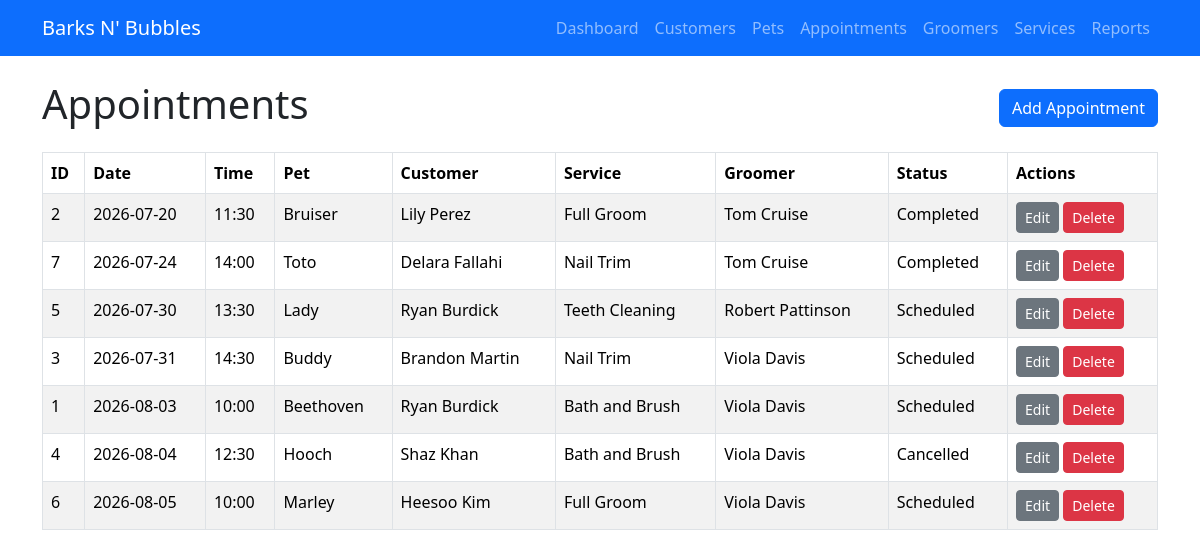
The app's page /appointments with its own data.
### tables this page shows
CREATE TABLE appointment (
            apptID INTEGER PRIMARY KEY AUTOINCREMENT,
            apptDate TEXT NOT NULL,
            apptTime TEXT NOT NULL,
            serviceID INTEGER NOT NULL,
            status TEXT NOT NULL,
            petID INTEGER NOT NULL,
            groomerID INTEGER NOT NULL,
            adminID INTEGER NOT NULL,
            FOREIGN KEY (serviceID) REFERENCES service(serviceID),
            FOREIGN KEY (petID) REFERENCES pet(petID),
            FOREIGN KEY (groomerID) REFERENCES groomer(groomerID),
            FOREIGN KEY (adminID) REFERENCES administrator(adminID)
        );

CREATE TABLE pet (
            petID INTEGER PRIMARY KEY AUTOINCREMENT,
            petName TEXT NOT NULL,
            breed TEXT,
            size TEXT,
            customerID INTEGER NOT NULL,
            FOREIGN KEY (customerID) REFERENCES customer(customerID)
        );

CREATE TABLE customer (
            customerID INTEGER PRIMARY KEY AUTOINCREMENT,
            customerFName TEXT NOT NULL,
            customerLName TEXT NOT NULL,
            customerEmail TEXT,
            customerPhone TEXT,
            customerAddress TEXT,
            customerAlt TEXT
        );

CREATE TABLE service (
            serviceID INTEGER PRIMARY KEY AUTOINCREMENT,
            serviceName TEXT NOT NULL,
            description TEXT,
            price REAL NOT NULL,
            duration INTEGER
        );

CREATE TABLE groomer (
            groomerID INTEGER PRIMARY KEY AUTOINCREMENT,
            groomerFName TEXT NOT NULL,
            groomerLName TEXT NOT NULL,
            groomerCell TEXT,
            groomerSpecialty TEXT
        );

### app.py (the view)
@app.route("/appointments")
def appointments():
    connection = get_db_connection()
    appointments = connection.execute(
        """
        SELECT
            appointment.apptID,
            appointment.apptDate,
            appointment.apptTime,
            appointment.status,
            pet.petName,
            customer.customerFName,
            customer.customerLName,
            groomer.groomerFName,
            groomer.groomerLName,
            service.serviceName
        FROM appointment
        JOIN pet
            ON appointment.petID = pet.petID
        JOIN customer
            ON pet.customerID = customer.customerID
        JOIN groomer
            ON appointment.groomerID = groomer.groomerID
        JOIN service
            ON appointment.serviceID = service.serviceID
        ORDER BY appointment.apptDate, appointment.apptTime
        """
    ).fetchall()
    connection.close()
    return render_template(
        "appointments.html",
        appointments=appointments
    )

### app.py (called while the page is built)
def get_db_connection():
    connection = sqlite3.connect("barksnbubbles.db")
    connection.row_factory = sqlite3.Row
    return connection

### templates/appointments.html (shortened to what this page needs)
{% extends "base.html" %}
{% block content %}
<div class="d-flex justify-content-between align-items-center mb-3">
    <h1>Appointments</h1>
    <a href="/appointments/add" class="btn btn-primary">
        Add Appointment
    </a>
</div>
<table class="table table-bordered table-striped">
    <thead>
        <tr>
            <th>ID</th>
            <th>Date</th>
            <th>Time</th>
            <th>Pet</th>
            <th>Customer</th>
            <th>Service</th>
            <th>Groomer</th>
            <th>Status</th>
            <th>Actions</th>
        </tr>
    </thead>
    <tbody>
        {% for appointment in appointments %}
        <tr>
            <td>{{ appointment["apptID"] }}</td>
            <td>{{ appointment["apptDate"] }}</td>
            <td>{{ appointment["apptTime"] }}</td>
            <td>{{ appointment["petName"] }}</td>
            <td>
                {{ appointment["customerFName"] }}
                {{ appointment["customerLName"] }}
            </td>
            <td>{{ appointment["serviceName"] }}</td>
            <td>
                {{ appointment["groomerFName"] }}
                {{ appointment["groomerLName"] }}
            </td>
            <td>{{ appointment["status"] }}</td>
            <td>
                <a
                    href="/appointments/edit/{{ appointment['apptID'] }}"
                    class="btn btn-secondary btn-sm"
                >
                    Edit
                </a>
                <form
                    action="/appointments/delete/{{ appointment['apptID'] }}"
                    method="POST"
                    class="d-inline"
                    onsubmit="return confirm('Delete this appointment?');"
                >
                    <button
                        type="submit"
                        class="btn btn-danger btn-sm"
                    >
                        Delete
                    </button>
                </form>
            </td>
        </tr>
        {% else %}
        <tr>
            <td colspan="9" class="text-center">
                No appointments have been added yet.
            </td>
        </tr>
        {% endfor %}
    </tbody>
</table>
{% endblock %}

### records on screen
appointment: apptID "2", apptDate "2026-07-20", apptTime "11:30", petName "Bruiser", customerFName "Lily", customerLName "Perez", serviceName "Full Groom", groomerFName "Tom", groomerLName "Cruise", status "Completed"
appointment: apptID "7", apptDate "2026-07-24", apptTime "14:00", petName "Toto", customerFName "Delara", customerLName "Fallahi", serviceName "Nail Trim", groomerFName "Tom", groomerLName "Cruise", status "Completed"
appointment: apptID "5", apptDate "2026-07-30", apptTime "13:30", petName "Lady", customerFName "Ryan", customerLName "Burdick", serviceName "Teeth Cleaning", groomerFName "Robert", groomerLName "Pattinson", status "Scheduled"
appointment: apptID "3", apptDate "2026-07-31", apptTime "14:30", petName "Buddy", customerFName "Brandon", customerLName "Martin", serviceName "Nail Trim", groomerFName "Viola", groomerLName "Davis", status "Scheduled"
appointment: apptID "1", apptDate "2026-08-03", apptTime "10:00", petName "Beethoven", customerFName "Ryan", customerLName "Burdick", serviceName "Bath and Brush", groomerFName "Viola", groomerLName "Davis", status "Scheduled"
appointment: apptID "4", apptDate "2026-08-04", apptTime "12:30", petName "Hooch", customerFName "Shaz", customerLName "Khan", serviceName "Bath and Brush", groomerFName "Viola", groomerLName "Davis", status "Cancelled"
appointment: apptID "6", apptDate "2026-08-05", apptTime "10:00", petName "Marley", customerFName "Heesoo", customerLName "Kim", serviceName "Full Groom", groomerFName "Viola", groomerLName "Davis", status "Scheduled"
